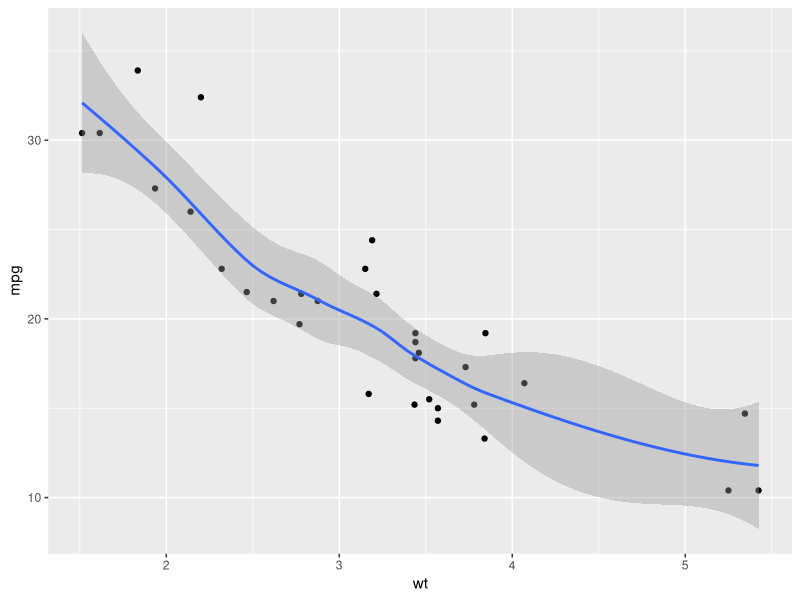
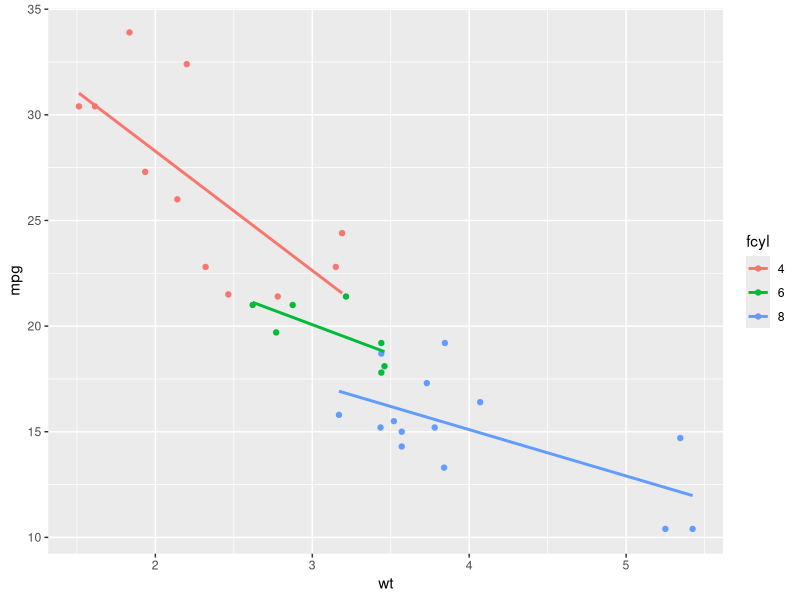

Write the R code that produced these figures, in order.
#' This is a file
#'
#' teh aim is to filtre some cols and make a graph

library(tidyverse)
library(ggplot2)


mtcars %>% head(10)

## adding some graphs and 
# Summary statistics

mtcars %>% 
  summary()

# draw a scatter plot of mpg vs. wt
ggplot(mtcars, aes(wt, mpg)) +
  geom_point() +
  geom_smooth()

#create factor cyl and am
mtcars <- mtcars %>% 
  mutate(fcyl = as.factor(cyl),
         fam = as.factor(am))

# Using mtcars, plot mpg vs. wt, colored by fcyl

ggplot(mtcars, aes(wt, mpg, color = fcyl)) +
  geom_point() +
  stat_smooth(method = "lm", se = FALSE)
